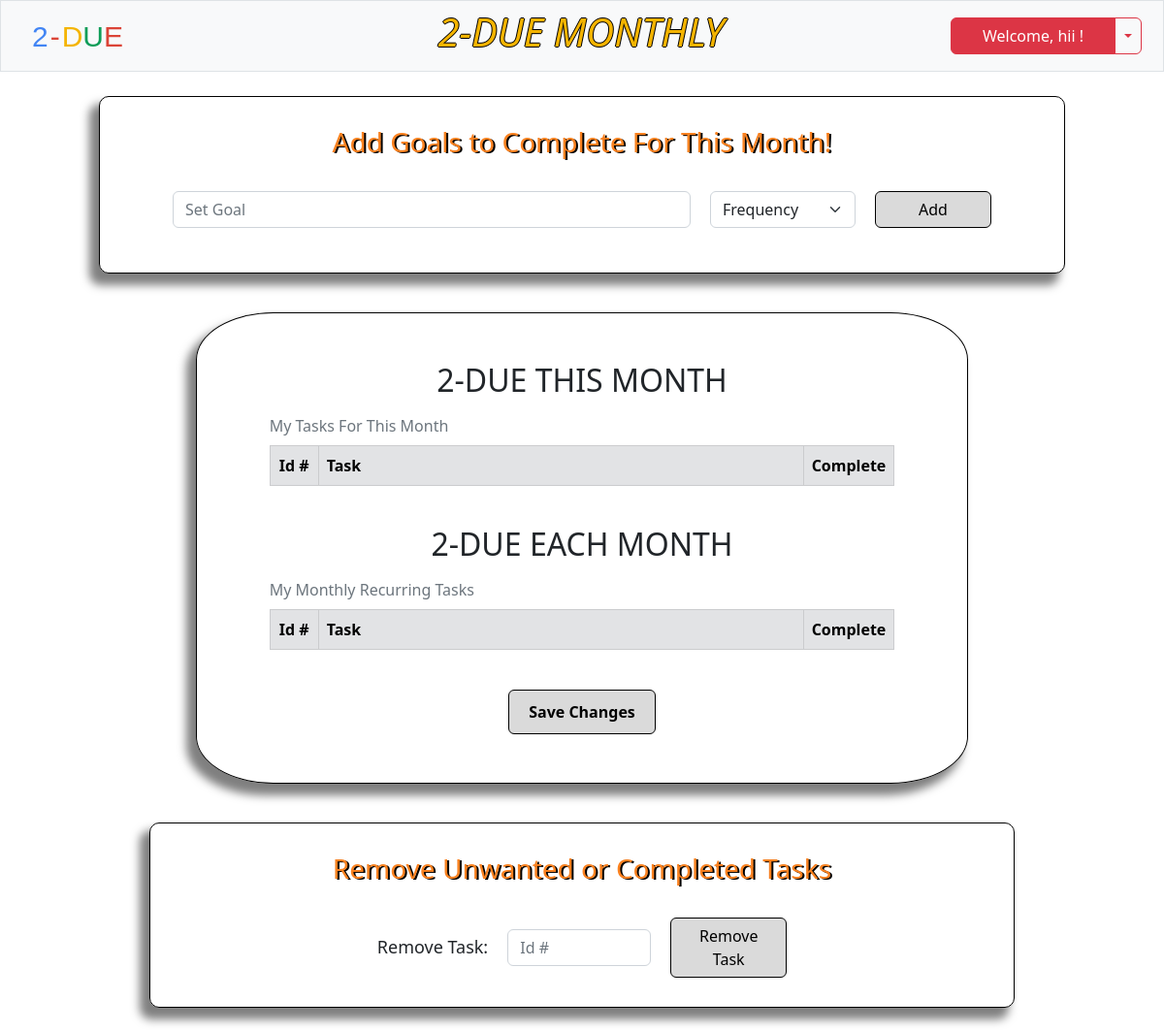
The app's page /monthly (signed in), older data.
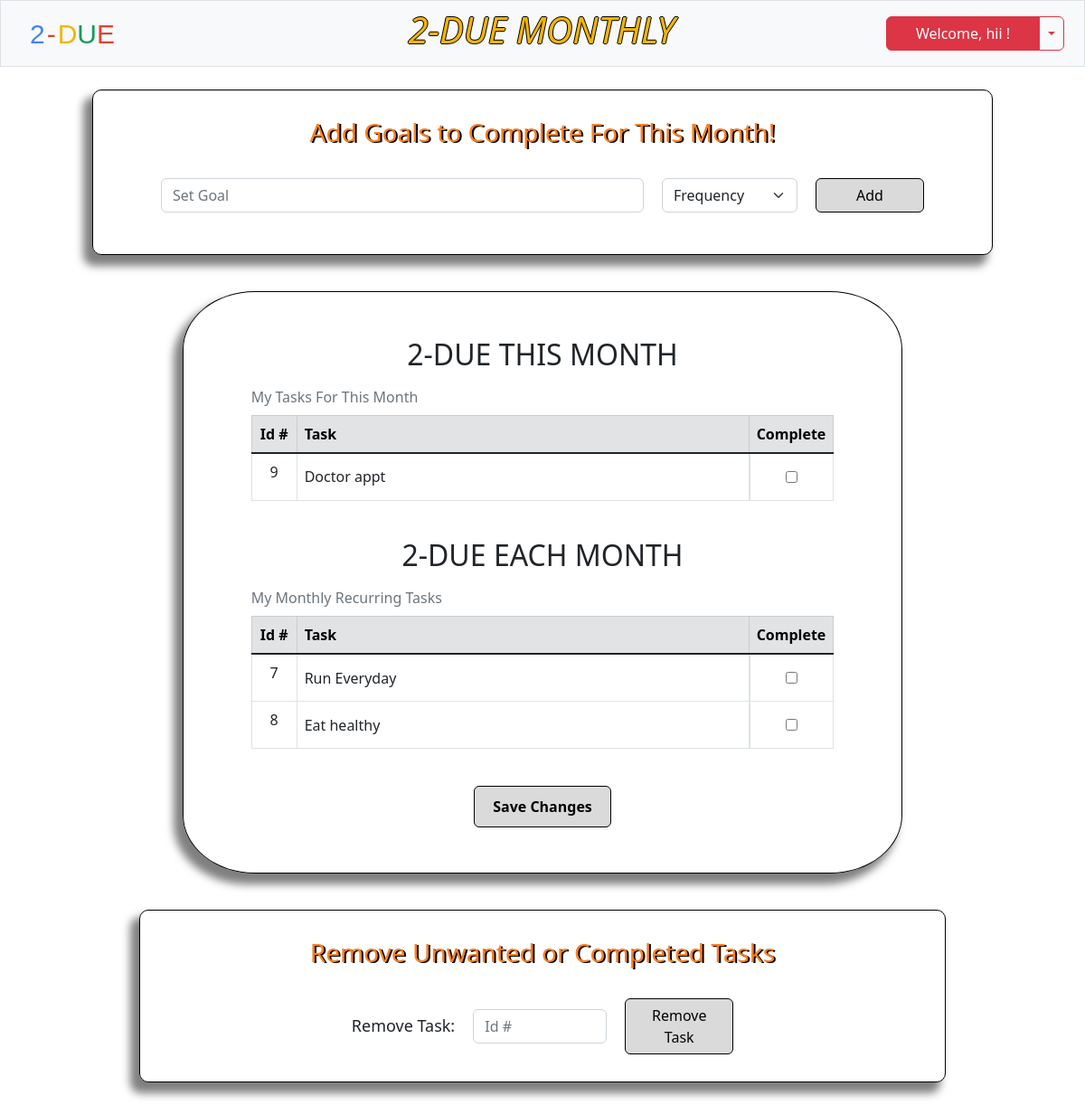
The same page, newer data.
### tables this page shows
CREATE TABLE users (id INTEGER PRIMARY KEY AUTOINCREMENT NOT NULL, username TEXT NOT NULL, hash TEXT NOT NULL, security_code INTEGER NOT NULL);

CREATE TABLE todo (id INTEGER NOT NULL, task_id INTEGER PRIMARY KEY AUTOINCREMENT NOT NULL, task TEXT NOT NULL, frequency TEXT NOT NULL, completeness TEXT NOT NULL);

### app.py (the view, shortened to what this page needs)
@app.route('/monthly', methods=['GET', 'POST'])
def monthly():
    if request.method == "GET":
        id = session['user_id']
        username = db.execute("SELECT username FROM users WHERE id = ?", id)[0]['username']
        month = db.execute("SELECT * FROM todo WHERE id = (?) AND frequency = (?)", session['user_id'], 'month')
        monthly = db.execute("SELECT * FROM todo WHERE id = (?) AND frequency = (?)", session['user_id'], 'monthly')
        return render_template('monthly.html', username=username, month=month, monthly=monthly)

### app.py (called while the page is built)
@app.after_request
def after_request(response):
    response.headers['Cache-Control'] = 'no-cache, no store, must-revalidate'
    response.headers['Expires'] = 0
    response.headers['Pragma'] = 'no-cache'
    return response

### templates/monthly.html (shortened to what this page needs)
{% extends 'layout.html' %}
{% block nav %}
    <a class="navbar-brand" href="/monthly"><span class="blue">2</span><span class="red dash">-</span><span class="yellow">D</span><span class="green">U</span><span class="red">E</span></a>
    <h2 class="weather-header"><em>2-DUE MONTHLY</em></h2>
    <div class="login btn-group">
        <button type="button" class="btn btn-danger" id="menu-btn">Welcome, {{ username }} !</button>
        <button type="button" class="btn btn-outline-danger dropdown-toggle dropdown-toggle-split" data-bs-toggle="dropdown" aria-expanded="false">
        </button>
    </div>
{% endblock %}
{% block main %}
    <form action="/monthly" class="daily" method="post">
        <div class="daily-header">
            <h3>Add Goals to Complete For This Month!</h3>
        </div>
        <div class="mb-3 goals">
            <input autocomplete="off" class="form-control mx-auto w-auto" id="daily" name="monthly" placeholder="Set Goal" size="50" required>
            <select class="form-select select" name="goal-type" id="goal-type">
                <option value="select" selected disabled>Frequency</option>
            </select>
            <button class="btn btn-primary" id="daily-submit" name="monthly-submit" type="submit">Add</button>
        </div>
    </form>
    <form action="/monthly" class="save-today" method="post">
        <div class="daily-table">
            <h2 style="text-align: center; margin-top: 25px;">2-DUE THIS MONTH</h2>
                <table class="table table-hover table-bordered">
                    <caption>My Tasks For This Month</caption>
                    <thead>
                        <tr class="table-secondary">
                            <th class="text-center task-id">Id #</th>
                            <th class="text-start task-head">Task</th>
                            <th class="text-start">Complete</th>
                        </tr>
                    </thead>
                    <tbody class="table-group-divider">
                    {% if month %}
                    {% for row in month %}
                    <tr>
                        <td class="text-center">{{ row.task_id }}</td>
                        <td class="text-start task">{{ row.task }}</td>
                        {% if row.completeness == 'incomplete' %}
                        <td class="center-td"><input type='checkbox' id='incomplete' value="{{ row.task_id }}" name="checkbox"></td>
                        {% else %}
                        <td class="center-td" id="complete"><input type="checkbox" value="{{ row.task_id }}" name="checkbox" checked></td>
                        {% endif %}
                    </tr>
                    {% endfor %}
                    {% endif %}
                    </tbody>
                </table>
        </div>
        <div class="daily-table">
            <h2 style="text-align: center;">2-DUE EACH MONTH</h2>
            <table class="table table-hover table-bordered">
                <caption>My Monthly Recurring Tasks</caption>
                <thead>
                    <tr class="table-secondary">
                        <th class="text-center task-id">Id #</th>
                        <th class="text-start task-head">Task</th>
                        <th class="text-start">Complete</th>
                    </tr>
                </thead>
                <tbody class="table-group-divider">
                {% if monthly %}
                {% for row in monthly %}
                <tr>
                    <td class="text-center">{{ row.task_id }}</td>
                    <td class="text-start task">{{ row.task }}</td>
                    {% if row.completeness == 'incomplete' %}
                    <td class="center-td"><input type='checkbox' id='incomplete' value="{{ row.task_id }}" name="checkbox"></td>
                    {% else %}
                    <td class="center-td" id="complete"><input type="checkbox" id="complete" value="{{ row.task_id }}" name="checkbox" checked></td>
                    {% endif %}
                </tr>
                {% endfor %}
                {% endif %}
                </tbody>
            </table>
        </div>
        <button type="submit" class="btn btn-primary" id="save-daily" name="save-daily">Save Changes</button>
    </form>
    <form action="/monthly" class="daily" method="post">
        <div class="daily-header">
            <h3>Remove Unwanted or Completed Tasks</h3>
        </div>
        <div class="remove">
            <label for="remove">Remove Task: </label>
            <input type="number" class="form-control w-auto" autocomplete='off' placeholder='Id #' name="remove" id="remove" required>
            <button class="btn btn-primary" id='remove-submit' name="remove-submit" type="submit">Remove Task</button>
        </div>
    </form>
{% endblock %}

### templates/layout.html (shortened to what this page needs)
<!DOCTYPE html>
<html lang="en">
    <head>
        <link href="https://cdn.jsdelivr.net/npm/bootstrap@5.2.2/dist/css/bootstrap.min.css" rel="stylesheet">
        <link rel="stylesheet" href="/static/layout.css">
    </head>
    <body>
        <div class="main">
            <nav class="bg-light border navbar navbar-expand-md navbar-light">
                <div class="container-fluid">
                    {% block nav %}{% endblock %}
                </div>
            </nav>
            <div class="body">
            {% block main %}{% endblock %}
            </div>
        </div>
    </body>
</html>

### static/layout.css (style rules this page uses)
.main { display: flex; flex-flow: column; }
.navbar { min-height: 55px; }
.navbar-brand { margin-left: 20px; }
span { font-size: 30px; font-family: 'Product Sans', sans-serif; }
.blue { color: #4285F4; }
.red { color: #DB4437; }
.dash { padding-left: 2px; padding-right: 2px; }
.yellow { color: #F4B400; }
.green { color: #0F9D58; }
.body { display: flex; flex-flow: column; align-items: center; }
.container-fluid { min-width: 763px; }
.login { margin-right: 10px; }
.btn-primary { width: 120px; color: black; background-color: #dadada; border: 1px solid black; position: relative; }
.weather-header { color: #F4B400; text-shadow: 1px 0 0 #000, 0 -1px 0 #000, 0 1px 0 #000, -1px 0 0 #000; font-size: 40px; margin-left: 75px; }
#menu-btn { width: 170px; font-size: 16px; }
.daily { border: 1px solid black; border-radius: 10px; padding: 30px 75px; margin: 25px 0px; box-shadow: -8px 10px 10px 2px rgba(0, 0, 0, 0.5); display: flex; flex-direction: column; }
.goals { display: flex; gap: 20px; }
.select { width: 150px; }
.daily-header { text-align: center; color:rgb(250, 129, 31); text-shadow: 2px 1px #000; margin-bottom: 25px; min-width: 740px; }
.center-td { display: flex; justify-content: center; align-items: center; }
.center-td input { height: 35px; }
.task-head { min-width: 500px; max-width: 750px; max-height: 52px; }
.task { vertical-align: middle; overflow-x: auto; }
caption { caption-side: top; }
.daily-table { margin-bottom: 25px; }
#save-daily { min-width: fit-content; padding: 10px 20px; font-weight: bold; margin-bottom: 25px; }
.save-today { display: flex; flex-direction: column; align-items: center; border: 1px solid black; border-radius: 10%; margin: 15px 0px; padding: 25px 75px; min-width: 795px; box-shadow: -8px 10px 10px 2px rgba(0, 0, 0, 0.5); }
.task-id { min-width: 50px; }
.remove { display: flex; align-items: center; justify-content: center; gap: 20px; }
.remove > label { font-size: 18px; }
#remove { width: clamp(8ch, 20%, 25ch) !important; }

Row changes from the older to the newer data that the page shows:
added todo: task_id "9", task "Doctor appt", shown under "My Tasks For This Month"
added todo: task_id "7", task "Run Everyday", shown under "My Monthly Recurring Tasks"
added todo: task_id "8", task "Eat healthy", shown under "My Monthly Recurring Tasks"
